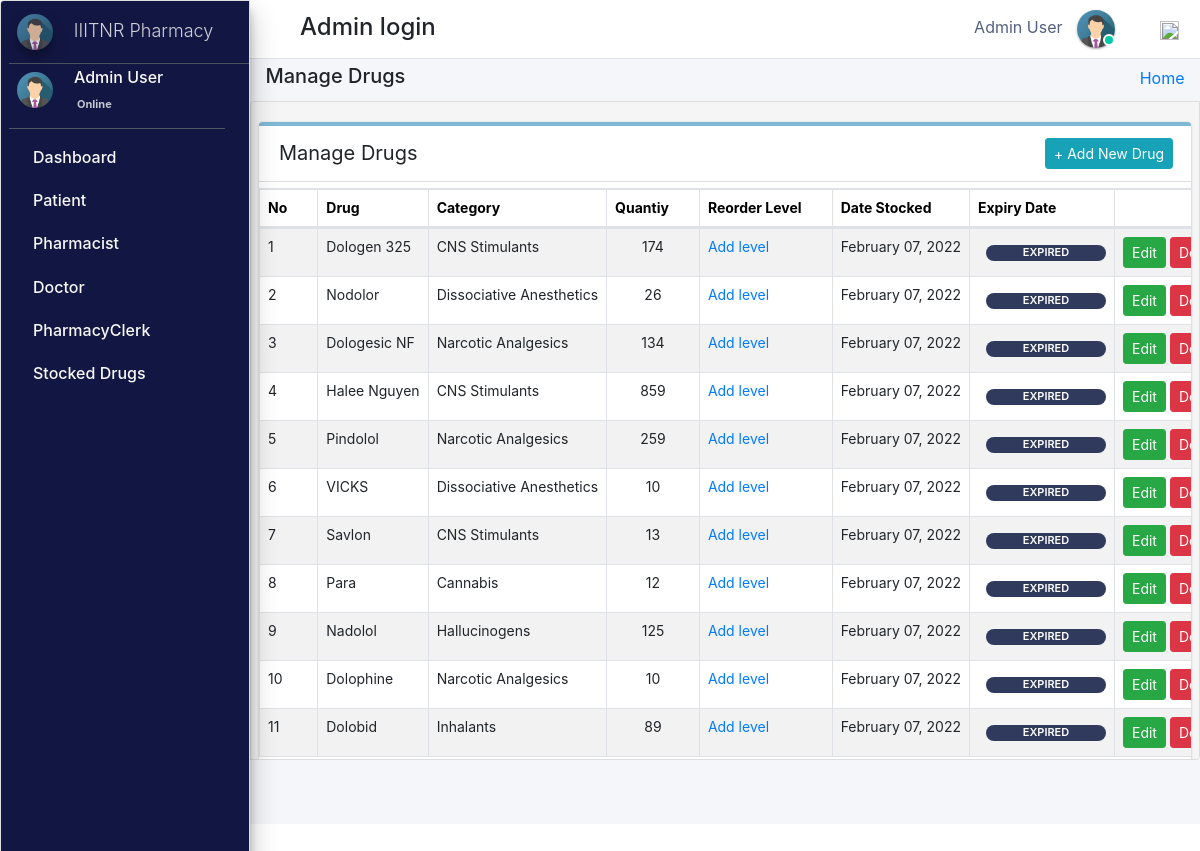
The app's page /admin_user/manage_stock/ (signed in) with its own data.
### pharmacy/models.py (models this page shows, shortened)
class CustomUser(AbstractUser):
    user_type_data = ((1, "AdminHOD"), (2, "Pharmacist"), (3, "Doctor"), (4, "PharmacyClerk"),(5, "Patients"))
    user_type = models.CharField(default=1, choices=user_type_data, max_length=10)

class AdminHOD(models.Model):
    gender_category=(
        ('Male','Male'),
        ('Female','Female'),
    )
    admin = models.OneToOneField(CustomUser,null=True, on_delete = models.CASCADE)
    emp_no= models.CharField(max_length=100,null=True,blank=True)
    gender=models.CharField(max_length=100,null=True,choices=gender_category)
    mobile=models.CharField(max_length=10,null=True,blank=True)
    address=models.CharField(max_length=300,null=True,blank=True)
    profile_pic=models.ImageField(default="admin.png",null=True,blank=True)
    created_at = models.DateTimeField(auto_now_add=True)
    updated_at = models.DateTimeField(auto_now=True)
    date_employed=models.DateTimeField(auto_now_add=True, auto_now=False)
    objects = models.Manager()

class Stock(models.Model):
    category = models.ForeignKey(Category,null=True,on_delete=models.CASCADE,blank=True)
    drug_imprint=models.CharField(max_length=6 ,blank=True, null=True)
    drug_name = models.CharField(max_length=50, blank=True, null=True)
    drug_color = models.CharField(max_length=50, blank=True, null=True)
    drug_shape = models.CharField(max_length=50, blank=True, null=True)
    quantity = models.IntegerField(default='0', blank=True, null=True)
    receive_quantity = models.IntegerField(default='0', blank=True, null=True)
    reorder_level = models.IntegerField(default='0', blank=True, null=True)
    manufacture= models.CharField(max_length=50, blank=True, null=True)
    last_updated = models.DateTimeField(auto_now_add=False, auto_now=True)
    timestamp = models.DateTimeField(auto_now_add=True, auto_now=False)
    drug_strength= models.CharField(max_length=10, blank=True, null=True)
    valid_from = models.DateTimeField(blank=True, null=True,default=timezone.now)
    valid_to = models.DateTimeField(blank=False, null=True)
    drug_description=models.TextField(blank=True,max_length=1000,null=True)
    drug_pic=models.ImageField(default="images2.png",null=True,blank=True)
    objects = ExpiredManager()

class Category(models.Model):
    name = models.CharField(max_length=50, blank=False, null=True)
    def __str__(self):
        return str(self.name)

### pharmacy/HODViews.py (the view)
# urls.py: path('admin_user/manage_stock/',HODViews.manageStock,name='manage_stock'),
def manageStock(request):
    stocks = Stock.objects.all().order_by("-id")
    ex=Stock.objects.annotate(
    expired=ExpressionWrapper(Q(valid_to__lt=Now()), output_field=BooleanField())
    ).filter(expired=True)
    eo=Stock.objects.annotate(
    expired=ExpressionWrapper(Q(valid_to__lt=Now()), output_field=BooleanField())
    ).filter(expired=False)
    context = {
        "stocks": stocks,
        "expired":ex,
        "expa":eo,
        "title":"Manage Stocked Drugs"
    }
    return render(request,'hod_templates/manage_stock.html',context)

### pharmacy/LoginCheckMiddleWare.py (called while the page is built, shortened)
    def process_view(self, request, view_func, view_args, view_kwargs):
        modulename = view_func.__module__
        user = request.user
        if user.is_authenticated:
            if user.user_type == "1":
                if modulename == "pharmacy.HODViews":
                    pass
                elif modulename == "":
                    pass
                elif modulename == "pharmacy.views" or modulename == "django.views.static":
                    pass
                else:
                    pass
            else:
                return redirect("login")
        else:
            if request.path == reverse("login"):
                pass
            else:
                return redirect("login")

### pharmacy/models.py (called while the page is built)
    def get_queryset(self):
        return super().get_queryset().annotate(
            expired=ExpressionWrapper(Q(valid_to__lt=Now()), output_field=BooleanField())
        )

### pharmacy/templates/hod_templates/manage_stock.html (shortened to what this page needs)
{% extends 'hod_templates/base_template.html'%} {% block page_title %}
<h5>Manage Drugs</h5>
{% endblock page_title %} {% block main_content %}
<section class="content">
    <div class="row">
        <div class="col-md-12">
            <div class="card manage sc">
                <div class="card-header">
                    <span>Manage Drugs</span>
                    <div class="card-tools d-flex">
                        <a class="btn btn-sm btn-info mr-2" href="{% url 'add_stock' %}" role="button">+ Add New Drug</a>
                    </div>
                </div>
                <table class="table table-bordered table-hover dataTable" id="plist">
                    <thead>
                        <tr>
                            <th>No</th>
                            <th>Drug</th>
                            <th>Category</th>
                            <th>Quantiy</th>
                            <th>Reorder Level</th>
                            <th>Date Stocked</th>
                            <th>Expiry Date</th>
                            <th class="text-center">Action</th>
                        </tr>
                    </thead>
                    <tbody>
                        {% for stock in stocks %}
                        <tr class="hov">
                            <td>{{forloop.counter}}</td>
                            <td>{{stock.drug_name}}</td>
                            <td>{{stock.category}}</td>
                            <td>
                                <span class="d-flex justify-content-center">
                                 {% if stock.quantity <= stock.reorder_level %}
                                <div  class="d-flex justify-content-center px-2 mt-2"style="background-color:#a00b80;;border-radius: 10px;font-size: 11px; width:70px;font-weight: 600;color: white;">{{stock.quantity}}</div>
                                {% else %}{{stock.quantity}}
                                {% endif %}</span>
                            </td>
                            <td>
                                {% if stock.reorder_level %}
                                <a href="{% url 'reorder_level' stock.id %}">{{stock.reorder_level}}</a></td>
                            {% else %}
                            <a href="{% url 'reorder_level' stock.id %}">Add level</a> {% endif %}
                            <td>{{stock.last_updated |date:"F d, Y"}}</td>
                            {% for expire in expired %} {% if stock.drug_name == expire.drug_name %}
                            <td class="">
                                <div style="background-color: rgb(48, 58, 92);border-radius: 10px;font-size: 11px; width:120px;font-weight: 600;color: white;" class="d-flex justify-content-center ml-2 mt-2 px-1 "> EXPIRED </div>
                            </td>
                            {% endif %} {% endfor %}
                            <td class="d-flex justify-content-center">
                                <a href="{%url 'edit_drug' stock.id %}" class="btn btn-sm btn-success">Edit</a> &nbsp;
                                <a href="{%url 'delete_drug' stock.id %}" class="btn btn-sm btn-danger">Delete</a> &nbsp;
                            </td>
                        </tr>
                        {% endfor %}
                    </tbody>
                </table>
            </div>
        </div>
    </div>
</section>
{% endblock %}

### pharmacy/templates/hod_templates/base_template.html (shortened to what this page needs)
{% extends 'base_file.html' %} {% block htm %}
<body class="hold-transition sidebar-mini layout-fixed">
    <div class="wrapper">
        <nav class="main-header navbar navbar-expand navbar-white navbar-light">
            <ul class="navbar-nav">
                <li class="nav-item">
                    <a class="nav-link" data-widget="pushmenu" href="#" role="button"></a>
                </li>
            </ul>
            <h4 style="margin-left: 10px; margin-top: 5px;">Admin login </h4>
            <ul class="navbar-nav ml-auto">
                <li class="mx-3">
                    <a href="#" class="sm-submenu-with-image a">
                        <span>{{user.first_name}}  {{user.last_name}}</span>
                        <img src="{{request.user.adminhod.profile_pic.url}}" class="img-circle elevation-1" width="38" height="38" alt="">
                        <span class="avatar-status avatar-sm-status avatar-status-success"></span>
                    </a>
                </li>
                <li class="nav-item dropdown ml-3 low">
                    <a href="#" class="btn btn-outlined btn-black text-muted bg-transparent " data-toggle="dropdown" aria-expanded="false" data-wow-delay="0.7s"><img src="https://img.icons8.com/ios/50/000000/settings.png" width="19" height="19">
                    </a>
                </li>
            </ul>
        </nav>
        {% include 'hod_templates/sidebar.html'%}
        <div class="content-wrapper">
            <div class="content-header">
                <div class="container-fluid">
                    <div class="row ">
                        <div class="col-sm-6">
                            <h1 class="m-0 text-dark">
                                {% block page_title %} {% endblock page_title %}
                            </h1>
                        </div>
                        <div class="col-sm-6 ">
                            <ol class="breadcrumb float-sm-right">
                                <li class="breadcrumb-item"><a href="">Home</a></li>
                            </ol>
                        </div>
                    </div>
                </div>
            </div>
            {% block main_content %} {% endblock main_content %}
        </div>
    </div>
    {% endblock htm %}

### pharmacy/templates/hod_templates/sidebar.html (shortened to what this page needs)
<aside class="main-sidebar sidebar-dark-primary elevation-4">
    <a href="" class="brand-link ml-2">
        <img src="{{request.user.adminhod.profile_pic.url}}" alt="" width="36" height="36" class=" img-circle elevation-3" style="opacity: .8">
        <span class="brand-text font-weight-light mt-1 ml-3 mmust">IIITNR Pharmacy</span>
    </a>
    <div class="sidebar">
        <div class="user-panel mr-3">
            <div class="pull-left image sm-submenu-with-image a ml-2 ">
                <img src="{{request.user.adminhod.profile_pic.url}}" class="img-circle mt-2" width="36" height="36" alt="User Image">
            </div>
            <div class="pull-left info">
                <p>{{user.first_name}} {{user.last_name}}</p>
                <a href="#"> Online</a>
            </div>
        </div>
        <nav class="mt-2">
            <ul class="nav nav-pills nav-sidebar flex-column" data-widget="treeview" role="menu" data-accordion="false">
                <li class="nav-item">
                    <a href="{% url  'admin_dashboard' %}" class="nav-link">
                        <p>
                            Dashboard
                        </p>
                    </a>
                </li>
                <li class="nav-item">
                    <a href="#" class="nav-link">
                        <p>
                            Patient
                        </p>
                    </a>
                </li>
                <li class="nav-item">
                    <a href="#" class="nav-link">
                        <p>
                            Pharmacist
                        </p>
                    </a>
                </li>
                <li class="nav-item">
                    <a href="#" class="nav-link">
                        <p>
                            Doctor
                        </p>
                    </a>
                </li>
                <li class="nav-item">
                    <a href="#" class="nav-link">
                        <p>
                            PharmacyClerk
                        </p>
                    </a>
                </li>
                <li class="nav-item">
                    <a href="#" class="nav-link">
                        <p>
                            Stocked Drugs
                        </p>
                    </a>
                </li>
            </ul>
        </nav>
    </div>
</aside>

### static/css/main.css (style rules this page uses)
html { font-family: sans-serif; line-height: 1.15; -webkit-text-size-adjust: 100%; -webkit-tap-highlight-color: transparent; }
body { overflow-y: hidden; overflow-x: hidden; font-family: -apple-system, BlinkMacSystemFont, "Segoe UI", Roboto, "Helvetica Neue", Arial, "Noto Sans", sans-serif, "Apple Color Emoji", "Segoe UI Emoji", "Segoe UI Symbol", "Noto Color Emoji" !important; }
th { color: rgb(0, 0, 0); font-size: 14px !important; }
.content { background-color: #f5f5f5; border: 1px solid #dddddd; border-radius: 4px 0px 4px 0px; left: -1px; padding: 10px 7px 5px; }
.main-sidebar { background: #ffffff; border: 1px solid #dddddd; border-radius: 4px 0px 4px 0px; font-weight: bold; }
.content { height: 75vh; overflow-y: scroll; overflow-x: hidden; }
.sc { white-space: nowrap; display: block; overflow-x: hidden !important; }
.content .row { margin-top: 20px !important; }
.main-sidebar { background-color: #121642 !important; color: white !important; }
.main-sidebar p { color: #f8f8f8 !important; font-weight: 500 !important }
td { font-size: 14px !important; }
.hov { transition: transform .5s; }
.avatar-status { position: absolute; bottom: 12px; right: 75.4px; display: -ms-inline-flexbox; display: inline-flex; -ms-flex-negative: 0; flex-shrink: 0; -ms-flex-pack: center; justify-content: center; -ms-flex-align: center; align-items: center; white-space: nowrap; text-align: center; vertical-align: baseline; font-weight: 600; border: .125rem solid #fff; width: 12px; height: 12px; line-height: 1; font-size: .71094rem; border-radius: 50%; }
.avatar-status-success { color: #fff; background-color: #00c9a7; }
.card-header span { font-size: 20px !important; }
.table>tbody>tr>td, .table>tbody>tr>th, .table>tfoot>tr>td, .table>tfoot>tr>th, .table>thead>tr>td, .table>thead>tr>th { padding: 8px; line-height: 1.42857143; vertical-align: top; }
.pull-left { float: left; }
.pull-left { float: left!important; }
.user-panel>.info { padding: 5px 5px 5px 15px; line-height: 1; position: absolute; left: 55px; }
.user-panel>.info>p { font-weight: 600; margin-bottom: 9px; }
p { margin: 0 0 10px; }
.user-panel { padding-bottom: 20px; }
.user-panel:after { clear: both; }
.user-panel:before, .user-panel:after { content: " "; display: table; }
.user-panel>.info>a { text-decoration: none; padding-right: 5px; margin-top: 3px; font-size: 11px; overflow: hidden; white-space: nowrap; }
.mmust { overflow: hidden; white-space: nowrap; font-size: 18px; }
.table { background: white !important; }
.container-fluid { width: 100%; padding-right: 15px; padding-left: 15px; margin-right: auto; margin-left: auto; }
.row { display: flex; flex-wrap: wrap; margin-right: -15px; margin-left: -15px; }
.d-flex { display: flex !important; z-index: 44; }
.d-flex { display: flex !important; }
.manage { border-radius: 2px; border-top: 4px solid rgba(0, 115, 170, 0.5) !important; box-shadow: 0 2px 1px rgb(0 0 0 / 5%); border-left: none; border-right: none; border-bottom: none; margin-bottom: 30px; }
.table tbody tr:nth-of-type(odd) { background-color: rgba(0, 0, 0, .05) !important; }
.table tbody tr:nth-of-type(odd) { background-color: rgba(197, 197, 197, 0.05) !important; }
.img-circle { border-radius: 50%; }
.content-wrapper .content-header { padding: 5px 0.5rem !important; }

### static/css/profile.css (style rules this page uses)
li { list-style-type: none ! }
.navbar-nav span { color: #525f7f !important; margin-right: 10px !important; }
body { font-family: 'Rubik', sans-serif; height: 100% !important; }
.manage { border-radius: 2px; border-top: 4px solid rgba(0, 115, 170, 0.5) !important; box-shadow: 0 2px 1px rgb(0 0 0 / 5%); border-left: none; border-right: none; border-bottom: none; margin-bottom: 30px; }
.table tbody tr:nth-of-type(odd) { background-color: rgba(0, 0, 0, .05) !important; }

### records on screen
CustomUser: first_name "Admin", last_name "User", user.adminhod.profile_pic (picture)
Stock: drug_name "Dologen 325", category "CNS Stimulants", quantity "174", reorder_level "Add level", last_updated "February 07, 2022", shows "EXPIRED"
Stock: drug_name "Nodolor", category "Dissociative Anesthetics", quantity "26", reorder_level "Add level", last_updated "February 07, 2022", shows "EXPIRED"
Stock: drug_name "Dologesic NF", category "Narcotic Analgesics", quantity "134", reorder_level "Add level", last_updated "February 07, 2022", shows "EXPIRED"
Stock: drug_name "Halee Nguyen", category "CNS Stimulants", quantity "859", reorder_level "Add level", last_updated "February 07, 2022", shows "EXPIRED"
Stock: drug_name "Pindolol", category "Narcotic Analgesics", quantity "259", reorder_level "Add level", last_updated "February 07, 2022", shows "EXPIRED"
Stock: drug_name "VICKS", category "Dissociative Anesthetics", quantity "10", reorder_level "Add level", last_updated "February 07, 2022", shows "EXPIRED"
Stock: drug_name "Savlon", category "CNS Stimulants", quantity "13", reorder_level "Add level", last_updated "February 07, 2022", shows "EXPIRED"
Stock: drug_name "Para", category "Cannabis", quantity "12", reorder_level "Add level", last_updated "February 07, 2022", shows "EXPIRED"
Stock: drug_name "Nadolol", category "Hallucinogens", quantity "125", reorder_level "Add level", last_updated "February 07, 2022", shows "EXPIRED"
Stock: drug_name "Dolophine", category "Narcotic Analgesics", quantity "10", reorder_level "Add level", last_updated "February 07, 2022", shows "EXPIRED"
Stock: drug_name "Dolobid", category "Inhalants", quantity "89", reorder_level "Add level", last_updated "February 07, 2022", shows "EXPIRED"
